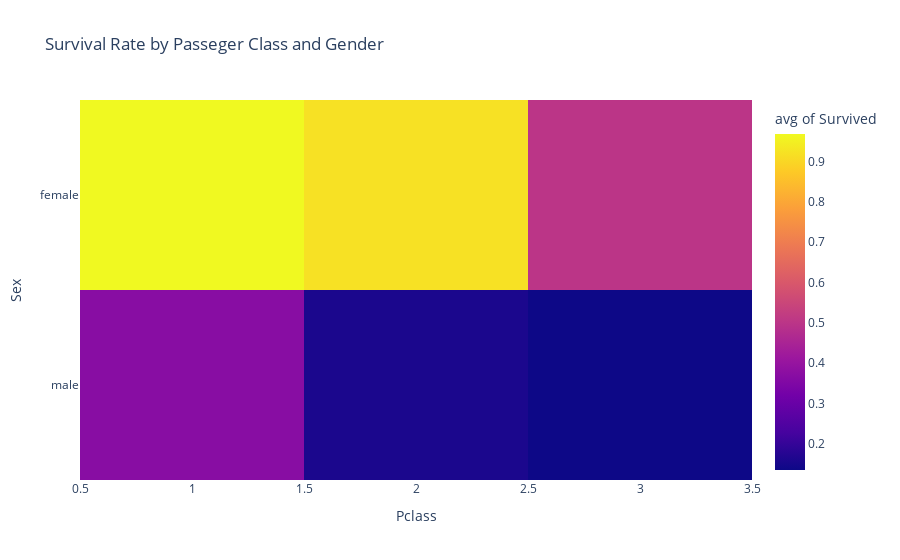

The notebook cell saved with this chart:
### Markdown cell above
Find survival rate by passeger class.

### Code cell
# Get Survival Rate by Passeger Class and Gender
fig = px.density_heatmap(titanic_df, x='Pclass', y='Sex', z='Survived', histfunc='avg',
                         title='Survival Rate by Passeger Class and Gender')
fig.show()

### Figure 1 — Plotly figure (JSON) as saved in the notebook; plotly's stock layout.template omitted (floating-point values rounded to 4 significant figures; data arrays with more than 128 entries replaced by an {"elided": "..."} marker saying what was removed)
{"data": [{"coloraxis": "coloraxis", "histfunc": "avg", "hovertemplate": "Pclass=%{x}<br>Sex=%{y}<br>avg of Survived=%{z}<extra></extra>", "name": "", "type": "histogram2d", "x": {"elided": "891 int values"}, "xaxis": "x", "xbingroup": "x", "y": {"elided": "891 str values"}, "yaxis": "y", "ybingroup": "y", "z": {"elided": "891 int values"}}], "layout": {"autosize": true, "coloraxis": {"colorbar": {"title": {"text": "avg of Survived"}}, "colorscale": [[0, "#0d0887"], [0.1111, "#46039f"], [0.2222, "#7201a8"], [0.3333, "#9c179e"], [0.4444, "#bd3786"], [0.5556, "#d8576b"], [0.6667, "#ed7953"], [0.7778, "#fb9f3a"], [0.8889, "#fdca26"], [1, "#f0f921"]]}, "legend": {"tracegroupgap": 0}, "title": {"text": "Survival Rate by Passeger Class and Gender"}, "xaxis": {"anchor": "y", "autorange": true, "domain": [0, 1], "range": [0.5, 3.5], "title": {"text": "Pclass"}, "type": "linear"}, "yaxis": {"anchor": "x", "autorange": true, "domain": [0, 1], "range": [-0.5, 1.5], "title": {"text": "Sex"}, "type": "category"}}}
